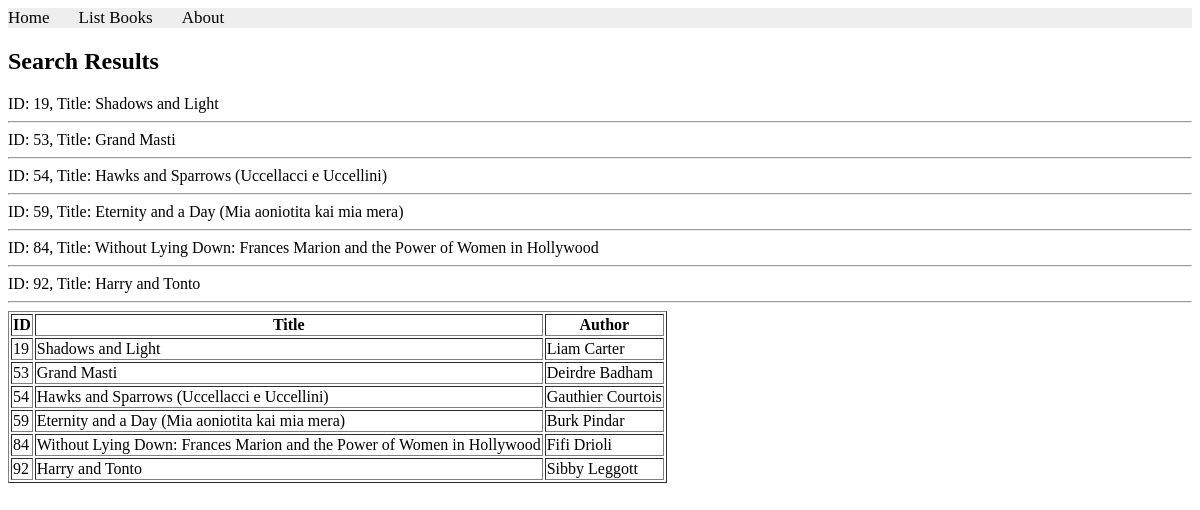
/books/complex/query/, run on an earlier commit of the app's database.
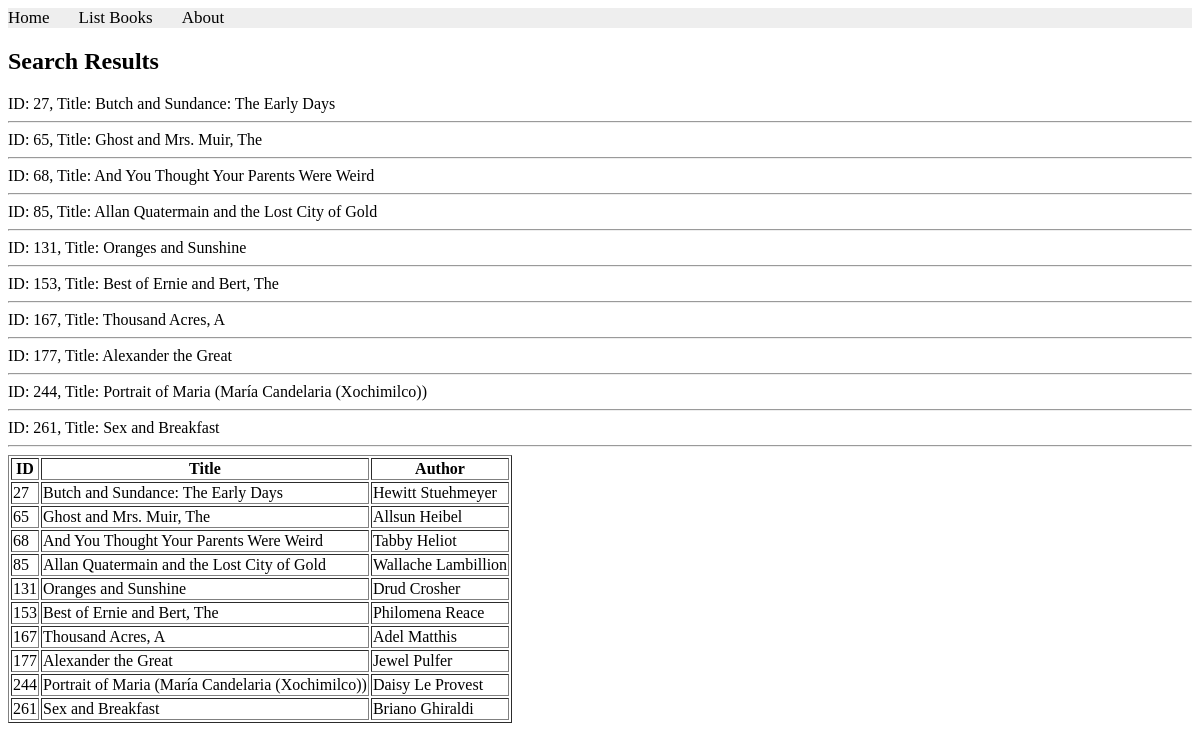
And on a later commit of the database.
### apps/bookmodule/models.py (models this page shows)
class Book(models.Model):
    title = models.CharField(max_length = 50)
    author = models.CharField(max_length = 50)
    price = models.FloatField(default = 0.0)
    edition = models.SmallIntegerField(default = 1)

### apps/bookmodule/views.py (the view)
# urls.py: path('complex/query/', views.complex_query, name="books.complexQuery"),
def complex_query(request):
    mybooks=books=Book.objects.filter(author__isnull = False).filter(title__icontains='and').filter(edition__gte = 2).exclude(price__lte = 100)[:10]
    if len(mybooks)>=1:
        return render(request, 'bookmodule/bookList.html', {'books':mybooks})
    else:
        return render(request, 'bookmodule/index.html')

### apps/templates/bookmodule/bookList.html (shortened to what this page needs)
{% extends "layouts/base.html" %}
{% load static %}
{% block content %}
<h2>Search Results</h2>
{% for obj in books %}
    ID: {{obj.id}}, Title: {{obj.title}}
    <hr>
{% endfor %}
    {% if books %}
        <table border="1">
            <tr>
                <th>ID</th>
                <th>Title</th>
                <th>Author</th>
            </tr>
            {% for book in books %}
            <tr>
                <td>{{ book.id }}</td>
                <td>{{ book.title }}</td>
                <td>{{ book.author }}</td>
            </tr>
            {% endfor %}
        </table>
    {% else %}
        <p>No books found matching your search.</p>
    {% endif %}
{% endblock content %}

What changed in the data, as far as the page shows it:
no longer on this page (row edited): Book: id "19", title "Shadows and Light", author "Liam Carter"
no longer on this page (row edited): Book: id "53", title "Grand Masti", author "Deirdre Badham"
no longer on this page (row edited): Book: id "54", title "Hawks and Sparrows (Uccellacci e Uccellini)", author "Gauthier Courtois"
no longer on this page (row edited): Book: id "59", title "Eternity and a Day (Mia aoniotita kai mia mera)", author "Burk Pindar"
no longer on this page (row edited): Book: id "84", title "Without Lying Down: Frances Marion and the Power of Women in Hollywood", author "Fifi Drioli"
no longer on this page (row edited): Book: id "92", title "Harry and Tonto", author "Sibby Leggott"
now on this page (row edited): Book: id "27", title "Butch and Sundance: The Early Days", author "Hewitt Stuehmeyer"
now on this page (row edited): Book: id "65", title "Ghost and Mrs. Muir, The", author "Allsun Heibel"
now on this page (row edited): Book: id "68", title "And You Thought Your Parents Were Weird", author "Tabby Heliot"
now on this page (row edited): Book: id "85", title "Allan Quatermain and the Lost City of Gold", author "Wallache Lambillion"
added Book: id "131", title "Oranges and Sunshine", author "Drud Crosher"
added Book: id "153", title "Best of Ernie and Bert, The", author "Philomena Reace"
added Book: id "167", title "Thousand Acres, A", author "Adel Matthis"
added Book: id "177", title "Alexander the Great", author "Jewel Pulfer"
added Book: id "244", title "Portrait of Maria (María Candelaria (Xochimilco))", author "Daisy Le Provest"
added Book: id "261", title "Sex and Breakfast", author "Briano Ghiraldi"
